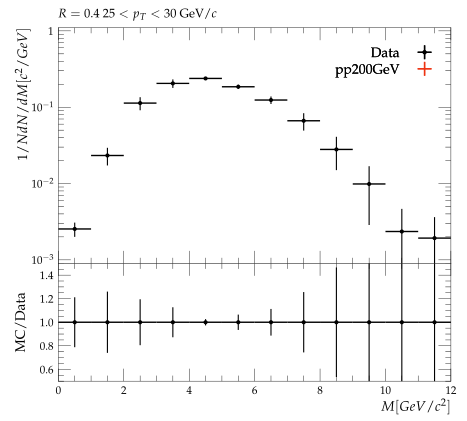

Here is the Python script that generated this plot:
#! /usr/bin/env python3

# This Python script was auto-generated using YODA v2.1.0.
# Analysis object: /STAR_2021_I1853218/d04-x01-y01
# Timestamp: 07-10-2025 (18:42:22)

import matplotlib as mpl
import matplotlib.pyplot as plt
mpl.use('Agg') # comment out for interactive use
import os
import numpy as np
from numpy import nan, inf

plotDir = os.path.split(os.path.realpath(__file__))[0]
if 'YODA_USER_PLOT_PATH' in globals():
    plot_outdir = globals()['YODA_USER_PLOT_PATH']
else:
    plot_outdir = plotDir

#plot style
plt.style.use(os.path.join(plotDir, '../default.mplstyle'))
# plot metadata
figW, figH = plt.rcParams['figure.figsize']
ax_xLabel = r'$M [GeV/c^{2}]$'
ax_yLabel = r'$1/N dN/dM [c^{2}/GeV]$'
ax_title  = r'$R=0.4 ~ 25 < p_{T} < 30$ GeV/$c$'
ax_xScale = 'linear'
ax_yScale = 'log'
xLims = (0.0, 12.0)
yLims = (0.0009000000000000001, 1.1)

# TeX-friendly labels for the legend
labels = {
    'legend' : ([ r"Data", r"pp200GeV" ], r""),
}

# Adjust canvas width and height
canvasW = 10.0
canvasH = 9.0
figW *= canvasW/10.
figH *= canvasH/9.

# Create figure and axis objects
fig, (ax, ratio0_ax) = plt.subplots(2, 1, sharex=True,
                  figsize=(figW,figH), gridspec_kw={'height_ratios': (6.0, 3.0)})

# Set figure margins
plt.subplots_adjust(
    left   = 1.0 * plt.rcParams['figure.subplot.left'],
    right  = 1.0 * plt.rcParams['figure.subplot.right'],
    top    = 1.0 * plt.rcParams['figure.subplot.top'],
    bottom = 1.0 * plt.rcParams['figure.subplot.bottom'])

ratio0_ax.yaxis.set_major_locator(mpl.ticker.MultipleLocator(0.2))
ratio0_ax.set_ylim(0.5, 1.4999)
ratio0_ax.set_ylabel('MC/Data')

# the numerical data is stored in a separate file
dataf = dict()
prefix = os.path.split(__file__)[0]
if prefix:    prefix = prefix + '/'
exec(open(prefix+'d04-x01-y01__data.py').read(), dataf)


legend_handles = dict() # keep track of handles for the legend

# style options for curves
# starts at zorder>=5 to draw curve on top of legend
styles = {
  'Data': {
    'color' : 'black',
    'linestyle' : '-',
    'linewidth' : 1,
    'marker' : 'o',
    'markersize' : 2,
    'capsize' : 0.0,
    'zorder' : 5,
    'histstyle' : 0,
    'drawstyle' : 'steps-pre',
    'xerrorbars' : 1,
    'yerrorbars' : 1,
    'fillcolor' : None,
    'fillopacity' : 1.0,
    'ratio0_linestyle' : '-',
    'ratio0_linewidth' : 1,
    'ratio0_marker' : 'o',
    'ratio0_markersize' : 2,
    'ratio0_capsize' : 0.0,
    'ratio0_zorder' : 5,
    'ratio0_histstyle' : 0,
    'ratio0_drawstyle' : 'steps-pre',
    'ratio0_xerrorbars' : 1,
    'ratio0_yerrorbars' : 1,
  },
  'pp200GeV.yoda': {
    'color' : '#EE3311',
    'linestyle' : '-',
    'linewidth' : 1,
    'marker' : 'none',
    'markersize' : 2,
    'capsize' : 0.0,
    'zorder' : 6,
    'histstyle' : 1,
    'drawstyle' : 'steps-pre',
    'xerrorbars' : 1,
    'yerrorbars' : 1,
    'fillcolor' : None,
    'fillopacity' : 1.0,
    'ratio0_linestyle' : '-',
    'ratio0_linewidth' : 1,
    'ratio0_marker' : 'none',
    'ratio0_markersize' : 2,
    'ratio0_capsize' : 0.0,
    'ratio0_zorder' : 6,
    'ratio0_histstyle' : 1,
    'ratio0_drawstyle' : 'steps-pre',
    'ratio0_xerrorbars' : 1,
    'ratio0_yerrorbars' : 1,
  },
}

# curve from input yoda files in main panel
for label, yvals in dataf['yvals'].items():
    if all(np.isnan(v) for v in dataf['yvals'][label]):
        continue
    tmp = None
    if styles[label]['histstyle']: # draw as histogram
        xpos = dataf['xedges'][label] if styles[label]['drawstyle'] else dataf['xpoints'][label]
        ypos = np.insert(yvals, 0, yvals[0]) if styles[label]['drawstyle'] else yvals
        if styles[label]['fillcolor']: # fill area below curve
            ax.fill_between(xpos, ypos, step='pre',
                            color=styles[label]['fillcolor'],
                            alpha=styles[label]['fillopacity'])
        tmp, = ax.plot(xpos, ypos,
                       color=styles[label]['color'],
                       linestyle=styles[label]['linestyle'],
                       linewidth=styles[label]['linewidth'],
                       drawstyle=styles[label]['drawstyle'], solid_joinstyle='miter',
                       zorder=styles[label]['zorder'], label=label)
    tmp = ax.errorbar(dataf['xpoints'][label], yvals,
                      xerr=np.array(dataf['xerrs'][label])*styles[label]['xerrorbars'],
                      yerr=np.array(dataf['yerrs'][label])*styles[label]['yerrorbars'],
                      fmt=styles[label]['marker'], capsize=styles[label]['capsize'],
                      markersize=styles[label]['markersize'],
                      ecolor=styles[label]['color'],
                      color=styles[label]['color'], zorder=styles[label]['zorder'])
    tmp[-1][0].set_linestyle(styles[label]['linestyle'])
    tmp[-1][0].set_linewidth(styles[label]['linewidth'])
    if label in dataf['add_legend_handle']:  legend_handles[label] = tmp
    for varLabel in dataf['variation_yvals'].keys():
        if varLabel.startswith(label):
            tmp, = ax.plot(dataf['xedges'][label], dataf['variation_yvals'][varLabel],
                           color=styles[label]['color'],
                           linestyle=styles[label]['linestyle'],
                           linewidth=styles[label]['linewidth'],
                           drawstyle='steps-pre', solid_joinstyle='miter',
                           zorder=styles[label]['zorder'], alpha=0.5)


# plots on ratio panel
# curve from input yoda files in ratio panel
for label, yvals in dataf['ratio0_yvals'].items():
    if all(np.isnan(v) for v in yvals):
        continue
    if styles[label]['ratio0_histstyle']: # plot as histogram
        xpos = dataf['xedges']['Data'] if styles[label]['ratio0_drawstyle'] else dataf['xpoints']['Data']
        ypos = np.insert(yvals, 0, yvals[0]) if styles[label]['ratio0_drawstyle'] else yvals
        ratio0_ax.plot(xpos, ypos,
                       color=styles[label]['color'],
                       linewidth=styles[label]['linewidth'],
                       linestyle=styles[label]['ratio0_linestyle'],
                       drawstyle=styles[label]['ratio0_drawstyle'], zorder=styles[label]['zorder'],
                       solid_joinstyle='miter')
    tmp = ratio0_ax.errorbar(dataf['xpoints']['Data'], yvals,
                             xerr=np.array(dataf['ref_xerrs'])*styles[label]['ratio0_xerrorbars'],
                             yerr=np.array(dataf['ratio0_yerrs'][label])*styles[label]['ratio0_yerrorbars'],
                             fmt=styles[label]['ratio0_marker'], capsize=styles[label]['ratio0_capsize'],
                             markersize=styles[label]['ratio0_markersize'],
                             ecolor=styles[label]['color'],
                             color=styles[label]['color'])
    tmp[-1][0].set_linestyle(styles[label]['ratio0_linestyle'])
    tmp[-1][0].set_linewidth(styles[label]['ratio0_linewidth'])

    for varlabel in dataf['ratio0_variation_vals'].keys():
        if varlabel.startswith(label):
            ratio0_ax.plot(dataf['xedges']['Data'],
                            dataf['ratio0_variation_vals'][varlabel],
                            color=styles[label]['color'],
                            linestyle=styles[label]['linestyle'],
                            linewidth=styles[label]['linewidth'],
                            drawstyle='steps-pre', solid_joinstyle='miter',
                            zorder=1, alpha=0.5)

legend_items = list(legend_handles.values())
ax.add_artist(ax.legend(legend_items,
                        labels['legend'][0],
                        title=labels['legend'][1],
                        alignment='right',
                        loc='upper right',
                        bbox_to_anchor=(1.0, 0.97),markerfirst=False))

# set plot metadata as defined above
ratio0_ax.set_xlabel(ax_xLabel)
ratio0_ax.xaxis.set_label_coords(1., -0.15)
ax.set_ylabel(ax_yLabel, ha='right', va='top')
ax.yaxis.set_label_coords(-0.11, 1.0)
ax.set_title(ax_title, loc='left')
ax.set_xscale(ax_xScale)
ax.set_yscale(ax_yScale)
ax.set_xlim(xLims)
ax.set_ylim(yLims)

# tick formatting
plt.rcParams['xtick.top'] = True
plt.rcParams['ytick.right'] = True
ax.yaxis.set_major_locator(mpl.ticker.LogLocator(base=10.0, numticks=np.inf))
ax.yaxis.set_minor_locator(mpl.ticker.LogLocator(
                           base=10.0, subs=np.arange(0.1, 1, 0.1), numticks=np.inf))
fig.align_ylabels((ax, ratio0_ax))
plt.savefig(os.path.join(plot_outdir, 'd04-x01-y01.pdf'), format='PDF')
plt.savefig(os.path.join(plot_outdir, 'd04-x01-y01.png'), format='PNG')

plt.close(fig)
